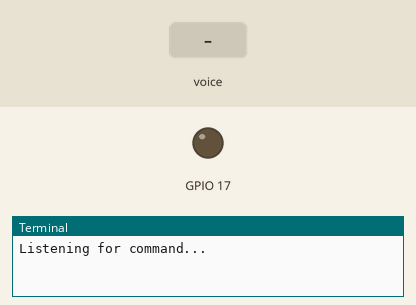
This program was run on a simulated Raspberry Pi (BCM pin numbers). Shown: output pins drawn as LEDs (lit = HIGH), the last lines printed to the terminal. The test bench sets the inputs (shaded band). Speech is recognised word for word in 0.5 s.

Above: at 1.2 s.
1.3 s: "on" is said to the microphone
At 2.6 s:
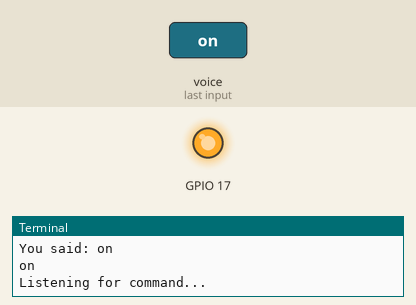
3.3 s: "off" is said to the microphone
At 4.1 s:
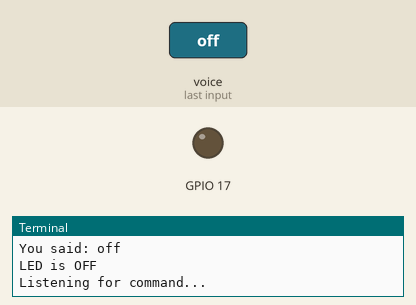
Timing chart, 0 to 6.3 s (numbered marks = the images above; inputs shaded):
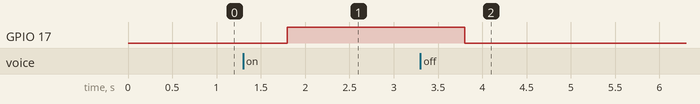

Measured:
- after the input at 1.3 s, GPIO 17: LOW → HIGH after 0.50 s
- after the input at 3.3 s, GPIO 17: HIGH → LOW after 0.50 s

The program:

code.py
```python
import speech_recognition as sr
import gpiod


# Create the chip object once
chip = gpiod.Chip('gpiochip4')


# Define the GPIO pin for the LED
LED_PIN = 17
LED_line = chip.get_line(LED_PIN)
LED_line.request(consumer="LED", type=gpiod.LINE_REQ_DIR_OUT)


# Initialize the speech recognizer
recognizer = sr.Recognizer()


# Function to listen for voice commands
def listen_for_command():
   with sr.Microphone() as source:
       print("Listening for command...")
       audio = recognizer.listen(source)
       try:
           command = recognizer.recognize_google(audio)
           print("You said: " + command)
           return command.lower()
       except sr.UnknownValueError:
           print("Sorry, I did not get that.")
           return None
       except sr.RequestError:
           print("Could not request results; check your network connection.")
           return None


# Main loop to continuously listen for commands and control the LED
def main():
   while True:
       command = listen_for_command()
       if command:
           if "on" in command:
               LED_line.set_value(1)
               print("on")
           elif "off" in command:
               LED_line.set_value(0)
               print("LED is OFF")


if __name__ == "__main__":
   main()
```
